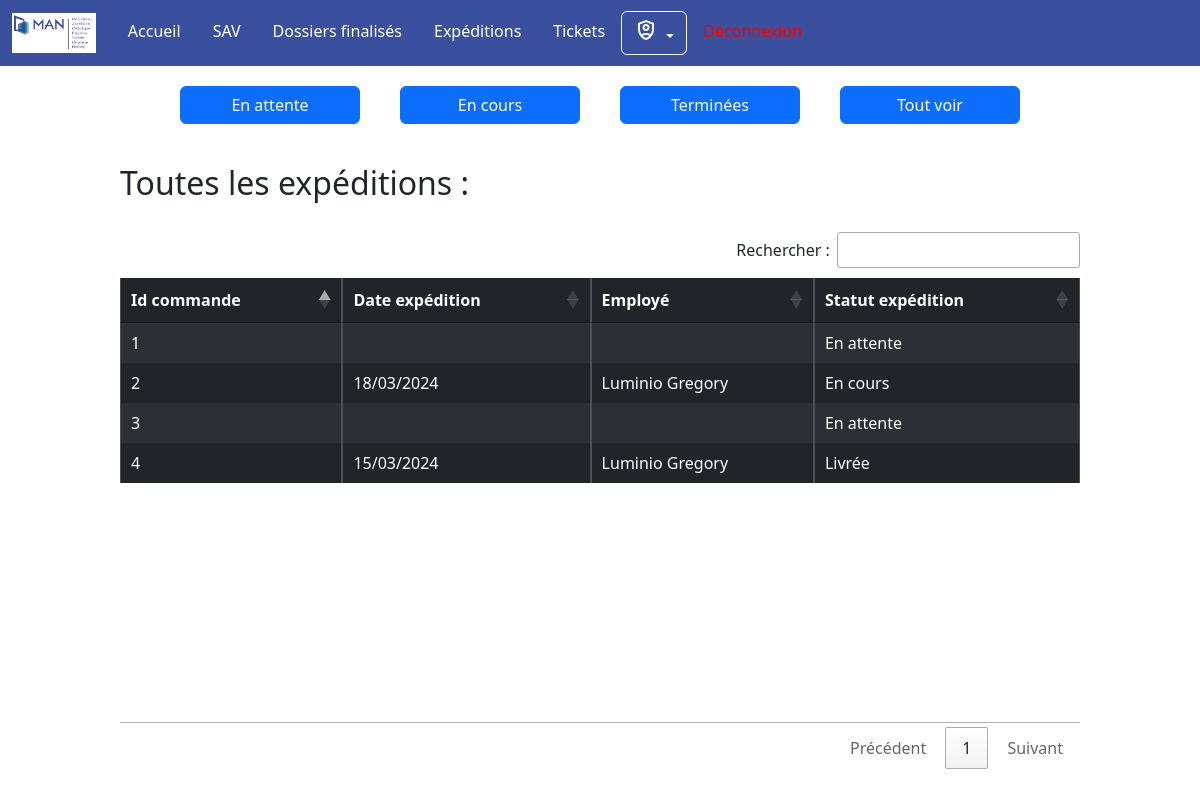
Screenshot of /index.php?action=expedition (signed in) with the database file from the repository.
### tables this page shows
CREATE TABLE commandes(
   ID_COMMANDE INT AUTO_INCREMENT,
   PRIX_COMMANDE DECIMAL(15,2) NOT NULL,
   STATUT_PAIEMENT VARCHAR(50) NOT NULL,
   STATUT_EXPEDITION VARCHAR(50) NOT NULL,
   DATE_COMMANDE DATE NOT NULL,
   ID_CLIENT INT NOT NULL,
   PRIMARY KEY(ID_COMMANDE),
   FOREIGN KEY(ID_CLIENT) REFERENCES clients(ID_CLIENT)
);

CREATE TABLE tickets(
   ID_TICKET INT AUTO_INCREMENT,
   DATE_TICKET DATETIME NOT NULL,
   MOTIF_TICKET VARCHAR(50) NOT NULL,
   ID_EMPLOYE INT NOT NULL,
   ID_COMMANDE INT NOT NULL,
   ID_ARTICLE INT,
   PRIMARY KEY(ID_TICKET),
   FOREIGN KEY(ID_EMPLOYE) REFERENCES employes(ID_EMPLOYE),
   FOREIGN KEY(ID_COMMANDE) REFERENCES commandes(ID_COMMANDE),
   FOREIGN KEY(ID_ARTICLE) REFERENCES article(ID_ARTICLE)
);

CREATE TABLE employes(
   ID_EMPLOYE INT AUTO_INCREMENT,
   NOM_UTILISATEUR VARCHAR(50) NOT NULL,
   PRENOM_UTILISATEUR VARCHAR(50) NOT NULL,
   MDP_UTILISATEUR VARCHAR(100) NOT NULL,
   TYPE_UTILISATEUR VARCHAR(50) NOT NULL,
   EMAIL varchar(255) DEFAULT NULL,
   PRIMARY KEY(ID_EMPLOYE)
);

### PHP/modele.php (called while the page is built, shortened)
<?php
    function getAllExpe(){
        $connexion = getBdd();
        $requete = "select ID_COMMANDE as id, DATE_COMMANDE as date, STATUT_EXPEDITION as statut from commandes";
        $reponse = $connexion->prepare($requete);
        $reponse->execute();
        $resultats = $reponse->fetchAll(PDO::FETCH_ASSOC);
        return $resultats;
    }
    function getDateExpe($id){
        $connexion = getBdd();
        $requete = "select DATE_TICKET as date from tickets where ID_COMMANDE = :id and MOTIF_TICKET = 'Expédition'";
        $reponse = $connexion->prepare($requete);
        $reponse->bindValue(":id", htmlspecialchars($id), PDO::PARAM_STR);
        $reponse->execute();
        $resultats = $reponse->fetch(PDO::FETCH_ASSOC);
        return $resultats;
    }
    function getNameEmploye($id){
        $connexion = getBdd();
        $requete = "select * from employes where ID_EMPLOYE = :id";
        $reponse = $connexion->prepare($requete);
        $reponse->bindValue(":id", htmlspecialchars($id), PDO::PARAM_STR);
        $reponse->execute();
        $resultat = $reponse->fetch(PDO::FETCH_ASSOC);
        return $resultat;
    }
    function idEmployeFromCom($id){
        $connexion = getBdd();
        $requete = "select ID_EMPLOYE from tickets where ID_COMMANDE = :id and MOTIF_TICKET = 'Expédition'";
        $reponse = $connexion->prepare($requete);
        $reponse->bindValue(":id", htmlspecialchars($id), PDO::PARAM_STR);
        $reponse->execute();
        $resultat = $reponse->fetch(PDO::FETCH_ASSOC);
        return $resultat;
    }
    function getBdd() {
        $bdd = "mysql:host=$host;port=$port;dbname=$bdd;charset=utf8";
        $connexion = new PDO($bdd,$user ,$password, array(PDO::ATTR_ERRMODE => PDO::ERRMODE_EXCEPTION));
        return $connexion;
    }

### Views/view_expedition.php (the view, shortened to what this page needs)
<?php
    if(isset($allExpe)){
?>
    <h2 class="titre_expe"><?php echo 'Toutes les expéditions :';?></h2>
    <table id="myTable" class="table table-dark table-striped table-bordered" style="width:100%">
        <thead>
            <tr>
                <th>Id commande</th>
                <th>Date expédition</th>
                <th>Employé</th>
                <th>Statut expédition</th>
            </tr>
        </thead>
        <tbody>
<?php
        foreach($allExpe as $expe){
            $id = $expe["id"];
            $date_expe = getDateExpe($id);
            if($expe["statut"] == "En cours" || $expe["statut"] == "Livrée"){
                $employe = idEmployeFromCom($id);
                $res = $employe["ID_EMPLOYE"];
                $val = getNameEmploye($res);
                $nom = $val["NOM_UTILISATEUR"] . " " . $val["PRENOM_UTILISATEUR"];
            }
            else{
                $nom = "";
            }
            if($date_expe == false){
                $date_expe = "";
            }
            else{
                $date_expe = date('d/m/Y', strtotime($date_expe["date"]));
            }
?>
            <tr>
                <td><?php echo $expe["id"];?></td>
                <td><?php echo $date_expe;?></td>
                <td><?php echo $nom;?></td>
                <td><?php echo $expe["statut"];?></td>
            </tr>
<?php
        }
?>
        </tbody>
        </table>
<?php
    }
?>

### CSS/global.css (style rules this page uses)
* { margin: 0; padding: 0; }
body { font-family: 'calibri', sans-serif; }

### CSS/accueil.css (style rules this page uses)
.titre_expe { margin-left: 10%; margin-top: 20px; margin-bottom: 20px; }

### rows the page displays
commandes: ID_COMMANDE "1", STATUT_EXPEDITION "En attente"
commandes: ID_COMMANDE "2", tickets.DATE_TICKET "18/03/2024", employes.NOM_UTILISATEUR+PRENOM_UTILISATEUR "Luminio Gregory", STATUT_EXPEDITION "En cours"
commandes: ID_COMMANDE "3", STATUT_EXPEDITION "En attente"
commandes: ID_COMMANDE "4", tickets.DATE_TICKET "15/03/2024", employes.NOM_UTILISATEUR+PRENOM_UTILISATEUR "Luminio Gregory", STATUT_EXPEDITION "Livrée"
